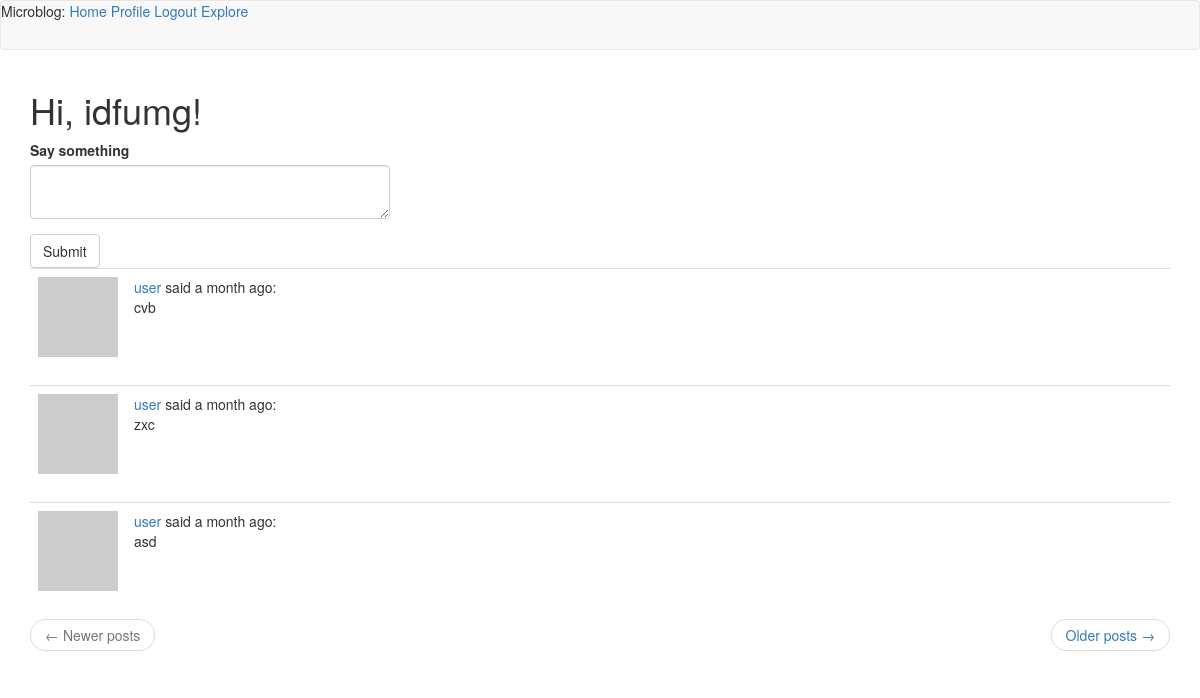
The app's page /index (signed in) with its own data.
### app/models.py (models this page shows, shortened)
class User(UserMixin, db.Model):
    id = db.Column(db.Integer, primary_key=True)
    username = db.Column(db.String(64), index=True, unique=True)
    email = db.Column(db.String(120), index=True, unique=True)
    password_hash = db.Column(db.String(128))
    posts = db.relationship('Post', backref='author', lazy='dynamic')
    about_me = db.Column(db.String(140))
    last_seen = db.Column(db.DateTime, default=datetime.utcnow)
    followed = db.relationship(
        'User',
        secondary=followers,
        primaryjoin=(followers.c.follower_id == id),
        secondaryjoin=(followers.c.followed_id == id),
        backref=db.backref('followers', lazy='dynamic'),
        lazy='dynamic')
    @login.user_loader
    def load_user(id):
        return User.query.get(int(id))
    def avatar(self, size):
        digest = md5(self.email.lower().encode('utf-8')).hexdigest()
        return 'https://www.gravatar.com/avatar/{}?d=identicon&s={}'.format(digest, size)
    def followed_posts(self):
        followed = Post.query.join(followers, (followers.c.followed_id == Post.user_id)).filter(
            followers.c.follower_id == self.id)
        own = Post.query.filter(Post.user_id == self.id)
        return followed.union(own).order_by(Post.timestamp.desc())

class Post(db.Model):
    id = db.Column(db.Integer, primary_key=True)
    body = db.Column(db.String(140))
    timestamp = db.Column(db.DateTime, index=True, default=datetime.utcnow)
    user_id = db.Column(db.Integer, db.ForeignKey('user.id'))
    language = db.Column(db.String(5))

### app/routes.py (the view, shortened to what this page needs)
@app.route("/", methods=['GET', 'POST'])
@app.route("/index", methods=['GET', 'POST'])
@login_required
def index():
    form = PostForm()
    page = request.args.get('page', 1, type=int)
    posts = current_user.followed_posts().paginate(page, app.config['POSTS_PER_PAGE'], False)
    next_url = url_for('index', page=posts.next_num) if posts.has_next else None
    prev_url = url_for('index', page=posts.prev_num) if posts.has_prev else None
    return render_template('index.html',
                           title='Home',
                           form=form,
                           posts=posts.items,
                           next_url=next_url,
                           prev_url=prev_url)

### app/forms.py
class PostForm(FlaskForm):
    post = TextAreaField('Say something', validators=[DataRequired(), Length(min=1, max=140)])
    submit = SubmitField('Submit')

### app/routes.py (called while the page is built)
@app.before_request
def before_request():
    if current_user.is_authenticated:
        current_user.last_seen = datetime.utcnow()
        db.session.commit()

### app/templates/index.html
{% extends "base.html" %}
{% import 'bootstrap/wtf.html' as wtf %}
{% block app_content %}
<h1>Hi, {{ current_user.username }}!</h1>
{% if form %}
<div class="row">
  <div class="col-md-4">
    {{ wtf.quick_form(form) }}
  </div>
</div>
{% endif %}
{% for post in posts %}
    {% include '_post.html' %}
{% endfor %}
<nav aria-label="...">
  <ul class="pager">
    <li class="previous{% if not prev_url %} disabled{% endif %}">
      <a href="{{ prev_url or '#' }}">
        <span aria-hidden="true">&larr;</span> Newer posts
      </a>
    </li>
    <li class="next{% if not next_url %} disabled{% endif %}">
      <a href="{{ next_url or '#' }}">
        Older posts <span aria-hidden="true">&rarr;</span>
      </a>
    </li>
  </ul>
</nav>
{% endblock %}

### app/templates/base.html (shortened to what this page needs)
{% extends 'bootstrap/base.html' %}
{% block navbar %}
<nav class="navbar navbar-default">
  Microblog:
      <a href="{{ url_for('index') }}">Home</a>
      {% if current_user.is_anonymous %}
      <a href="{{ url_for('login') }}">Login</a>
      {% else %}
      <a href="{{ url_for('user', username=current_user.username) }}">Profile</a>
      <a href="{{ url_for('logout') }}">Logout</a>
      <a href="{{ url_for('explore') }}">Explore</a>
      {% endif %}
</nav>
{% endblock %}
{% block content %}
<div class="container">
  {% block app_content %}
  {% endblock %}
</div>
{% endblock %}

### app/templates/_post.html (shortened to what this page needs)
<table class="table table-hover">
  <tr valign="top">
    <td width="70px">
      <a href="{{ url_for('user', username=post.author.username) }}">
        <img src="{{ post.author.avatar(70) }}" />
      </a>
    </td>
    <td>
      <a href="{{ url_for('user', username=post.author.username) }}">
        {{ post.author.username }}
      </a>
      said {{ moment(post.timestamp).fromNow() }}:
      <br>
      {{ post.body }}
    </td>
  </tr>
</table>

### records on screen
User: username "idfumg"
Post: author.username "user", timestamp "a month ago", body "cvb"
Post: author.username "user", timestamp "a month ago", body "zxc"
Post: author.username "user", timestamp "a month ago", body "asd"
